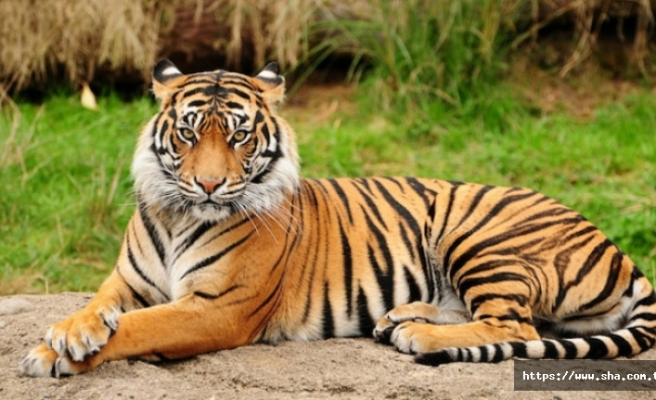
#> input picture Python/Hafta20192211-2O/resim.jpg, 656 x 400 px
$ python moduletest.py
#> lines starting #> are read from the running program, lines starting #| are printed output that depends on the picture
"""import  os
from Deneme import karesi
print('-' * 100)
#dn = __import__('Deneme')

print(karesi(3))"""
from PIL import Image
print(*dir(Image))

im = Image.open("resim.jpg")
#> im is the input picture: PIL image 656x400 RGB; mean R, G, B 141, 124.6, 71
im.effect_spread(10).show()
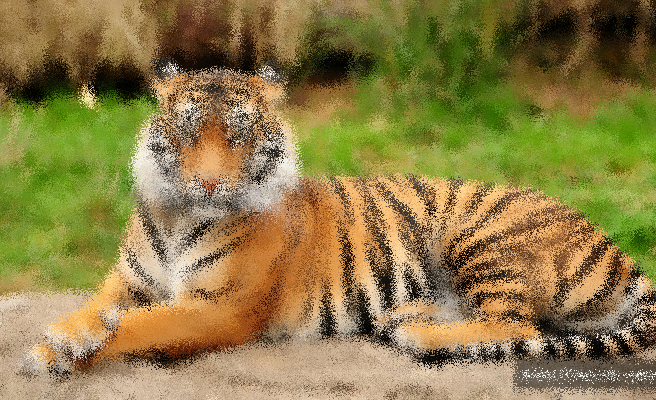
#> shown: PIL image 656x400 RGB; mean R, G, B 141.1, 124.7, 71.2
